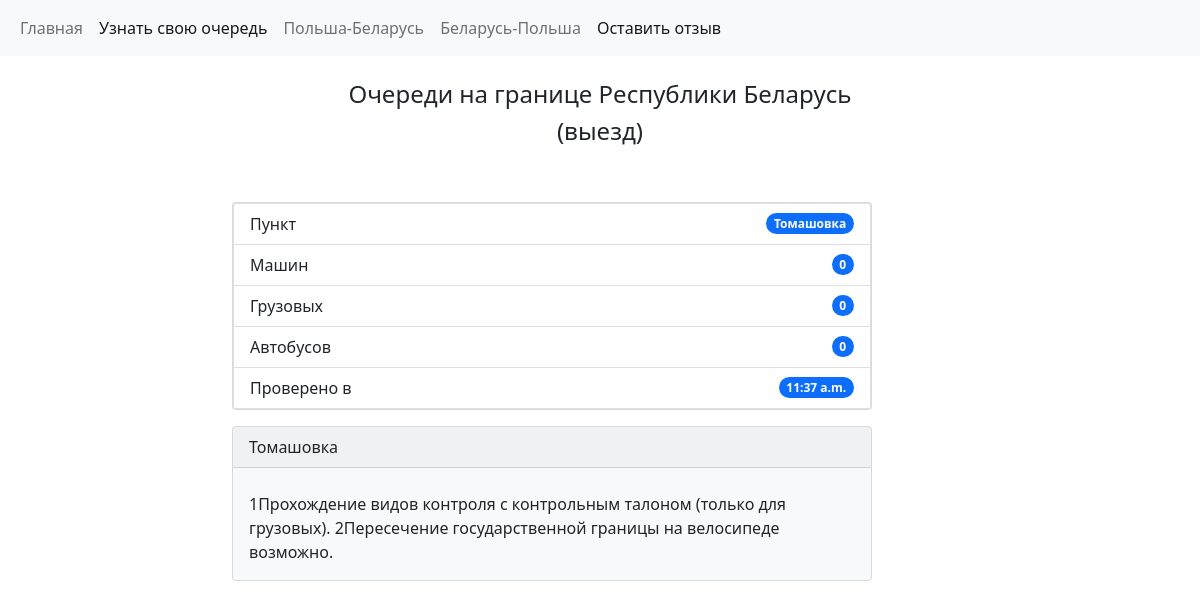
/tomashovka, run on the app's committed database.
### website/models.py (models this page shows, shortened)
class Borders(models.Model):
    location = models.CharField(max_length=100)
    cars = models.CharField(max_length=100)
    buses = models.CharField(max_length=100)
    lorries = models.CharField(max_length=100)
    text = models.TextField(max_length=1600)
    time = models.TimeField(auto_now=True)
    created = models.DateTimeField(auto_now=True)

### website/views.py (the view)
# urls.py: path('tomashovka', views.tomashovka, name='tomashovka'),
def tomashovka(request):
    obj = Borders.objects.get(location='Томашовка')
    return render(request, 'tomashovka.html', {'obj': obj})

### website/templates/tomashovka.html (shortened to what this page needs)
{% extends 'base.html' %}
{% block content %}
  <div class="container">
    <div class="row">
      <div class="col-sm-2">
      </div>
      <div class="col-sm-8">
            <div class="card text-dark bg-light mb-3" style="max-width: 40rem; width: 400">
                <ul class="list-group">
                  <li class="list-group-item d-flex justify-content-between align-items-center">
                    Пункт
                    <span class="badge bg-primary rounded-pill">{{ obj.location }}</span>
                  </li>
                  <li class="list-group-item d-flex justify-content-between align-items-center">
                    Машин
                    <span class="badge bg-primary rounded-pill">{{ obj.cars }}</span>
                  </li>
                  <li class="list-group-item d-flex justify-content-between align-items-center">
                    Грузовых
                    <span class="badge bg-primary rounded-pill">{{ obj.lorries }}</span>
                  </li>
                  <li class="list-group-item d-flex justify-content-between align-items-center">
                    Автобусов
                    <span class="badge bg-primary rounded-pill">{{ obj.buses }}</span>
                  </li>
                  <li class="list-group-item d-flex justify-content-between align-items-center">
                    Проверено в
                    <span class="badge bg-primary rounded-pill">{{ obj.time }}</span>
                  </li>
                </ul>
            </div>
            <div class="card text-dark bg-light mb-3" style="max-width: 40rem;">
              <div class="card-header">{{ obj.location }}</div>
              <div class="card-body">
                <p class="card-text">{{ obj.text }}</p>
              </div>
            </div>
      </div>
      <div class="col-sm-2">
      </div>
    </div>
  </div>
{% endblock %}

### data on the page
Borders: location "Томашовка", cars "0", lorries "0", buses "0", time "11:37 a.m.", text "1Прохождение видов контроля с контрольным талоном (только для грузовых). 2Пересечение государственной границы на велосипеде возможно."
